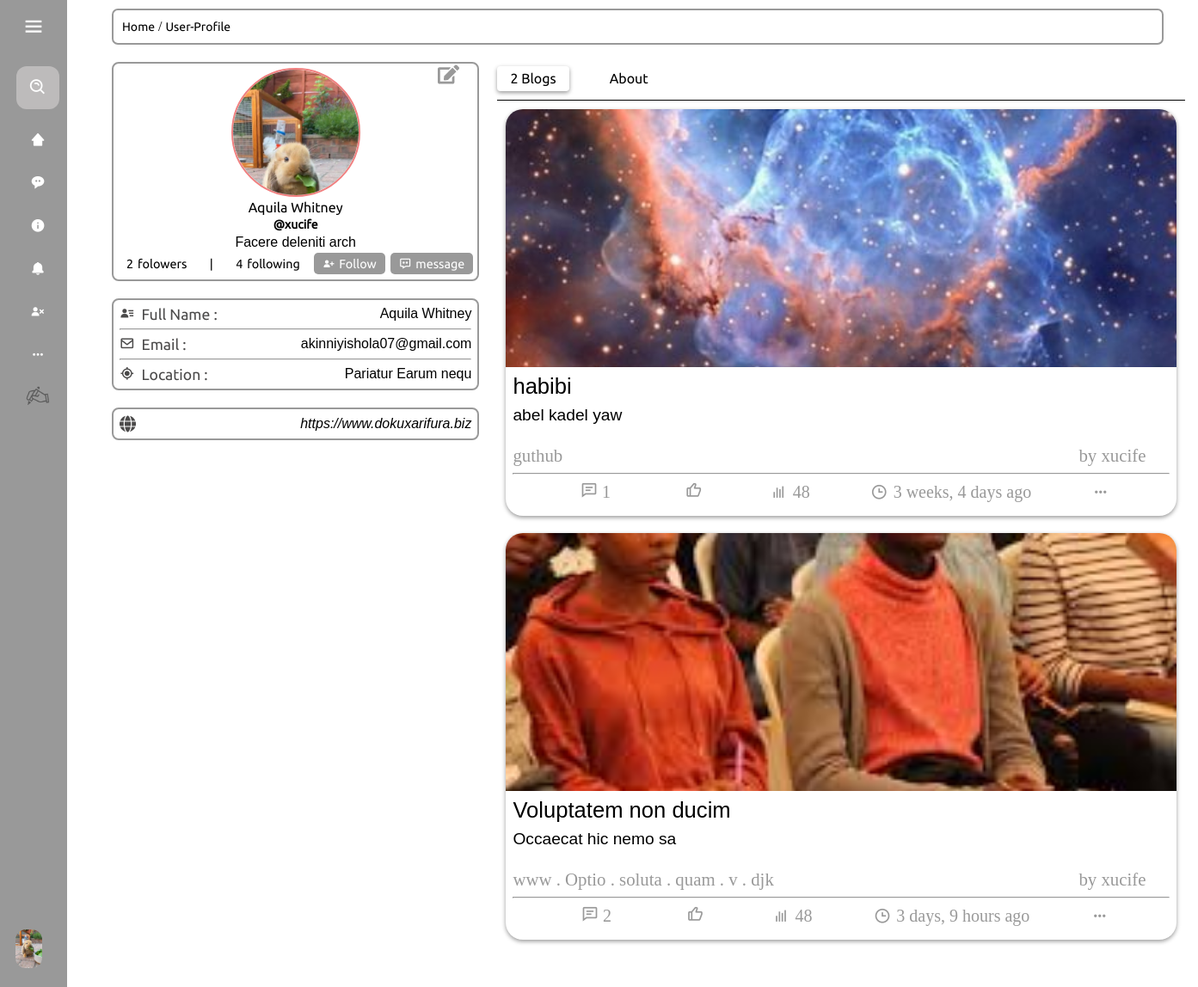
/profile/xucife/ (signed in), run on the app's committed database.
### blog/models.py (models this page shows, shortened)
class Profile(models.Model):
    user = models.OneToOneField(User, on_delete=models.CASCADE)
    bio = models.TextField(null=True, blank=True)
    dob = models.DateField(null=True, blank=True)
    profile_img =  models.ImageField( upload_to='profile_images', default='default.jpg')
    location = models.CharField(null=True, blank=True, max_length=100)
    website = models.CharField(null=True, blank=True,max_length=100)
    about = models.TextField(null=True, blank=True)
    followers = models.ManyToManyField('self', symmetrical=False, related_name='following')
    def __str__(self):
        return self.user.username

class Post(models.Model):
    id = models.UUIDField(primary_key = True, default = uuid.uuid4)
    user = models.ForeignKey(Profile, on_delete= models.SET_NULL, null= True)
    image = models.ImageField(upload_to='post_images', default=None, null=True, blank=True)
    topic = models.CharField(max_length=100, null = True, blank=True)
    caption = models.TextField()
    category = models.ManyToManyField(category, related_name='cats', blank=True)
    created = models.DateTimeField(default = datetime.now)
    likes = models.ManyToManyField(Profile, related_name='likes', blank=True)

class category(models.Model):
    category = models.CharField(max_length=200)

### blog/views.py (the view)
# urls.py: path("profile/<str:pk>/", views.userprofile , name="profile-page"),
@login_required(login_url="signin-page")
def userprofile(request, pk):
    md_user = User.objects.get(username=request.user) # getting the current use
    c_user_profile = Profile.objects.get(user=md_user)
    d_user = User.objects.get(username=pk) # what we are using
    user_profile = Profile.objects.get(user=d_user)
    posts = user_profile.post_set.all()
    num_followers = FollowRelationship.objects.filter(following=user_profile).count()
    num_following = FollowRelationship.objects.filter(follower=user_profile).count()
    follow_relationship = FollowRelationship.objects.filter(follower=c_user_profile, following=user_profile).first()
    if follow_relationship:
        cs = 'Following'
    else:
        cs = 'Follow'
    context = {
        "d_user": d_user,
        "user_profile": user_profile,
        "post": posts,
        "c_user_profile": c_user_profile,
        'cs':cs,
        'num_followers':num_followers,
        'num_following':num_following
    }
    return render(request, "profile_page.html", context)

### templates/profile_page.html (shortened to what this page needs)
{% load static %}
<!DOCTYPE html>
<html lang="en">
  <head>
    <link
      href="https://unpkg.com/boxicons@2.1.4/css/boxicons.min.css"
      rel="stylesheet"
    />
    <link rel="stylesheet" href="{% static 'css/profile_page.css' %}" />
  </head>
  <body>
    <div style="z-index: 999">{% include 'navbar.html' %}</div>
    <div class="body">
      <div class="heading">
        <span><a href="/">Home</a></span> /
        <span><a href="#">User-Profile</a></span>
      </div>
      <div class="whole_body">
        <div class="user_profile_side">
          <div class="user_profile_details">
            {% if request.user == d_user %}
            <a class="edit_profile_btn" href="/edit_profile">
            </a>
            {% endif %}
            <div class="profile_content_page">
              <div class="profile_image_div">
                <img src="{{user_profile.profile_img.url}}" />
              </div>
              <p class="profile_fullname">{{d_user.first_name}}</p>
              <p class="profile_username">@{{d_user.username}}</p>
              <p class="profile_description">{{user_profile.bio}}</p>
              <div class="fandf">
                <p><span class="foln">{{num_followers}}</span>folowers</p>
                <p>|</p>
                <p><span class="">{{num_following}}</span> following</p>
                <button class="process_data" id="sendData">
                  <i class="bx bxs-user-plus"></i>
                  <span class="process_data_span">{{cs}}</span>
                </button>
                <button>
                  <a href="#"> <i class="bx bx-message-dots"></i> message </a>
                </button>
              </div>
            </div>
          </div>
          <div class="user_profile_section2">
            <div>
              <div class="fs">
                <i class="bx bxs-user-detail"></i>
                <p>Full Name :</p>
              </div>
              <h2>{{d_user.first_name}}</h2>
            </div>
            <hr style="margin-top: 7px; margin-bottom: 7px" />
            <div>
              <div class="fs">
                <i class="bx bx-envelope"></i>
                <p>Email :</p>
              </div>
              <h2>{{d_user.email}}</h2>
            </div>
            <hr style="margin-top: 7px; margin-bottom: 7px" />
            <div>
              <div class="fs">
                <i class="bx bx-current-location"></i>
                <p>Location :</p>
              </div>
              <h2>{{user_profile.location}}</h2>
            </div>
          </div>
          <div class="location_section">
            <a href="{{user_profile.website}}">{{user_profile.website}}</a>
          </div>
        </div>
        <div class="user_post_side">
          <div class="user_post_side_heading">
            <li class="solid" onclick="openTab('tab1')">
              <a href="#">{{post.count}} Blogs</a>
            </li>
            <li id="abt" onclick="openTab('tab2')"><a href="#">About</a></li>
          </div>
          <div class="tabs">
            <div id="tab1" class="tab-content">
              {% include 'post_listing.html' %}
            </div>
          </div>
        </div>
      </div>
    </div>
  </body>
</html>

### templates/navbar.html (shortened to what this page needs)
{% load static %}
<!DOCTYPE html>
<html lang="en">
  <head>
    <link
      href="https://unpkg.com/boxicons@2.1.4/css/boxicons.min.css"
      rel="stylesheet"
    />
    <link rel="stylesheet" href="{% static 'css/navbar.css' %}" />
  </head>
  <body>
    <nav class="sidebar">
      <div class="logo_content">
        <i class="bx bx-menu" id="btn"></i>
      </div>
      <ul class="nav_list">
        <li>
          <form action="">
            <i class="bx bx-search-alt sbfh"></i>
            <input type="search" placeholder="search..." name="" id="" />
          </form>
        </li>
        <li>
          <a href="/">
            <i class="bx bxs-home-alt-2"></i>
          </a>
        </li>
        <li>
          <a href="">
            <i class="bx bxs-message-rounded-dots"></i>
          </a>
        </li>
        <li>
          <a href="">
            <i class='bx bxs-info-circle' ></i>            <span class="links_name">About us</span>
          </a>
        </li>
        <li>
          <a href="">
            <i class="bx bxs-bell"></i>
          </a>
        </li>
        {% if request.user.is_authenticated %}
        <li>
          <a href="/logout">
            <i class="bx bxs-user-x"></i>
          </a>
        </li>
        {% endif %}
        <li>
          <a href="">
            <i class="bx bx-dots-horizontal-rounded"></i>
          </a>
        </li>
        <li>
          <a href="/post">
            <i
              style="
                display: flex;
                align-items: center;
                justify-content: center;
              "
              ><img
                style="width: 30px"
                src="../static/img/hand_with_pen_50px.png"
                alt=""
            /></i>
          </a>
        </li>
        <div class="profile_content">
          <div class="profile">
            <a
              href="/profile/{{request.user.username}}"
              class="profile_details"
            >
              {% if request.user.is_authenticated %}
              <img src="{{ c_user_profile.profile_img.url }}" alt="" />
              {% endif %}
            </a>
          </div>
        </div>
      </ul>
    </nav>
  </body>
</html>

### templates/post_listing.html (shortened to what this page needs)
{% load static %}
<link
  href="https://unpkg.com/boxicons@2.1.4/css/boxicons.min.css"
  rel="stylesheet"
/>
<link rel="stylesheet" href="{% static 'css/post_listing.css' %}" />
<body>
  {% for dposts in post %}
  <div style="padding: 10px; width: 50rem">
    <div class="user_post">
      <a
        style="text-decoration: none; color: #000"
        href="/post_details/{{dposts.id}}"
      >
        <div class="post_img_div">
          {% if dposts.image %}
          <img src="{{ dposts.image.url }}" class="post_img" />
          {% endif %}
        </div>
        <div class="post_heading"> {{ dposts.topic }} </div>
        <div class="post_body">{{ dposts.caption|truncatechars:300 }}</div>
      </a>
      <div class="post_info">
        <div class="post_about">
          <div class="post_about_links">
            {% for cat in dposts.category.all %}
            <a href="#">{{ cat.category }}</a>
            {% if not forloop.last %} . {% endif %} {% endfor %}
          </div>
          <a href="/profile/{{ dposts.user}}" class="post_owner"
            >by {{ dposts.user }}</a
          >
        </div>
        <hr />
        <div class="actions">
          <div class="action_btns comment">
            <a href="/post_details#comment">
              <i class="bx bx-comment-detail"></i>
              <span>{{ dposts.message_set.count }}</span>
            </a>
          </div>
          <div class="action_btns like">
            <a onclick="likepost('{{dposts.id}}')" id="{{dposts.id}}">
              <i id="likeimg" class="bx bx-like"></i>
            </a>
          </div>
          <div class="action_btns views">
            <i class="bx bx-bar-chart"></i>
            <span>48</span>
          </div>
          <div class="action_btns views">
            <i class="bx bx-time"></i>
            <span>{{dposts.created | timesince }} ago</span>
          </div>
          <div>
            <i class="bx bx-dots-horizontal-rounded"></i>
          </div>
        </div>
      </div>
    </div>
  </div>
  {% endfor %}
  <nav aria-label="Page navigation example">
    <ul class="pagination">
    </ul>
</nav>
</body>

### static/css/profile_page.css (style rules this page uses)
.body { padding: 10px 40px; margin-left: 90px; height: 100vh; }
.heading { padding: 10px; border: 2px solid #999; border-radius: 7px; margin-bottom: 20px; }
.heading a { color: black; text-decoration: none; font-size: 14px; font-family: ubuntu; }
.whole_body { display: grid; grid-template-columns: 1fr 2fr; grid-gap: 1rem; }
.user_profile_details { border: 2px solid #999; border-radius: 8px; display: flex; flex-direction: column; align-items: center; }
.edit_profile_btn { position: absolute; margin-left: 355px; z-index: 999; }
.profile_image_div { width: 150px; height: 150px; padding: 0; border: 2px solid lightcoral; border-radius: 250px; overflow: hidden; }
.profile_image_div img { width: 100%; object-fit: cover; object-position: center; }
.profile_content_page { position: relative; display: flex; flex-direction: column; align-items: center; padding: 5px; gap: 0.2rem; }
.profile_username { font-family: ubuntu; font-size: 14px; font-weight: bold; }
.profile_fullname { font-size: 16px; font-family: ubuntu; }
.profile_description { font-family: sans-serif; text-align: center; font-size: 16px; }
.fandf { padding-top: 0px; display: flex; gap: 0.4rem; align-items: center; }
.fandf button { border: none; background-color: #999; border-radius: 5px; max-height: 25px; color: white; }
.fandf button a { text-decoration: none; color: white; display: flex; align-items: center; gap: 0.3rem; }
.fandf p, .fandf button { font-size: .9rem; padding: 5px 10px; display: flex; align-items: center; gap: 0.3rem; font-family: ubuntu; }
.user_profile_section2 { margin-top: 20px; border: 2px solid #999; border-radius: 8px; display: flex; flex-direction: column; padding: 7px; }
.user_profile_section2 div { align-items: center; display: flex; }
.fs { font-size: 1.1rem; gap: .5rem; font-family: ubuntu; width: 30%; color: #4b4a4a; }
.user_profile_section2 h2 { font-family: sans-serif; font-size: 16px; text-align: right; width: 70%; font-weight: 400; }
.location_section { border: 2px solid #999; margin-top: 20px; border-radius: 8px; padding: 7px; display: flex; align-items: center; }
.location_section a { width: 100%; font-family: sans-serif; font-size: 16px; text-align: right; font-weight: 100; font-style: italic; color: black; text-decoration: none; transition: .5s ease-in; }
.user_post_side { padding: 5px; }
.user_post_side_heading { display: flex; align-items: center; gap: 2rem; padding-bottom: 10px; border-bottom: 1px solid; }
.user_post_side_heading li { list-style: none; background: none; background-color: none; padding: 5px 15px; border-radius: 4px; }
.solid { box-shadow: 0 2px 5px 0 rgba(0, 0, 0, 0.4); }
.user_post_side_heading li a { text-decoration: none; color: black; font-family: ubuntu; }
.tab-content { display: none; }

### static/css/navbar.css (style rules this page uses)
* { margin: 0; padding: 0; box-sizing: border-box; }
body { position: relative; min-height: 100vh; width: 100%; }
.sidebar { font-family: Ubuntu ; position: fixed; top: 0; left: 0; height: 100%; width: 78px; background: #999; padding: 6px 14px; transition: .3s ease-in; }
.sidebar #btn { color: white; position: absolute; left: 50%; top: 6px; font-size: 28px; height: 50px; width: 50px; text-align: center; line-height: 50px; transform: translateX(-50%); }
.sidebar ul { margin-top: 20px; }
.sidebar ul li { list-style: none; position: relative; height: 50%; width: 100%; margin: 0 5px; line-height: 50px ; white-space:nowrap; }
.sidebar ul li:nth-child(1) { margin-bottom: 10px; }
.sbfh { position: absolute; z-index: 9991; top: 50%; left: 0; transform: translateY(-50%); font-size: 22px; color: #FFF; }
.sidebar ul li input { height: 50px; width: 100%; left: 0; top: 0; border-radius: 12px; outline: none; border: none; background: #bdbbbb; color: white; padding-left: 50px; font-size: 18px; }
.sidebar ul li a { color: white; display: flex; font-size: 1.1rem; align-items: center; text-decoration: none; transition: all .4s ease; border-radius: 12px; }
.sidebar ul li i { height: 50px; min-width: 50px; border-radius: 12px; line-height: 50px; text-align: center; }
.sidebar .profile_content { position: absolute; color: #FFF; padding: 10px; padding-bottom: 20px; bottom: 0; left: 0; margin-left: 8px; }
.profile .profile_details { text-decoration: none; color: #FFF; display: flex; align-items: center; }
.profile .profile_details img { height: 45px; width: 45px; object-fit: cover; border-radius: 12px; }

### data on the page
Profile: profile_img (picture), bio "Facere deleniti arch", location "Pariatur Earum nequ", website "https://www.dokuxarifura.biz", count "2"
Post: image (picture), topic "habibi", caption "abel kadel yaw", user "xucife", message_set.count "1", created "3 weeks, 4 days"
category: category "guthub"
Post: image (picture), topic "Voluptatem non ducim", caption "Occaecat hic nemo sa", user "xucife", message_set.count "2", created "3 days, 9 hours"
category: category "www"
category: category "Optio"
category: category "soluta"
category: category "quam"
category: category "v"
category: category "djk"

### other printed values
{{ d_user.first_name }} "Aquila Whitney"
{{ d_user.username }} "xucife"
{{ num_followers }} "2"
{{ num_following }} "4"
{{ cs }} "Follow"
{{ d_user.email }} "akinniyishola07@gmail.com"
